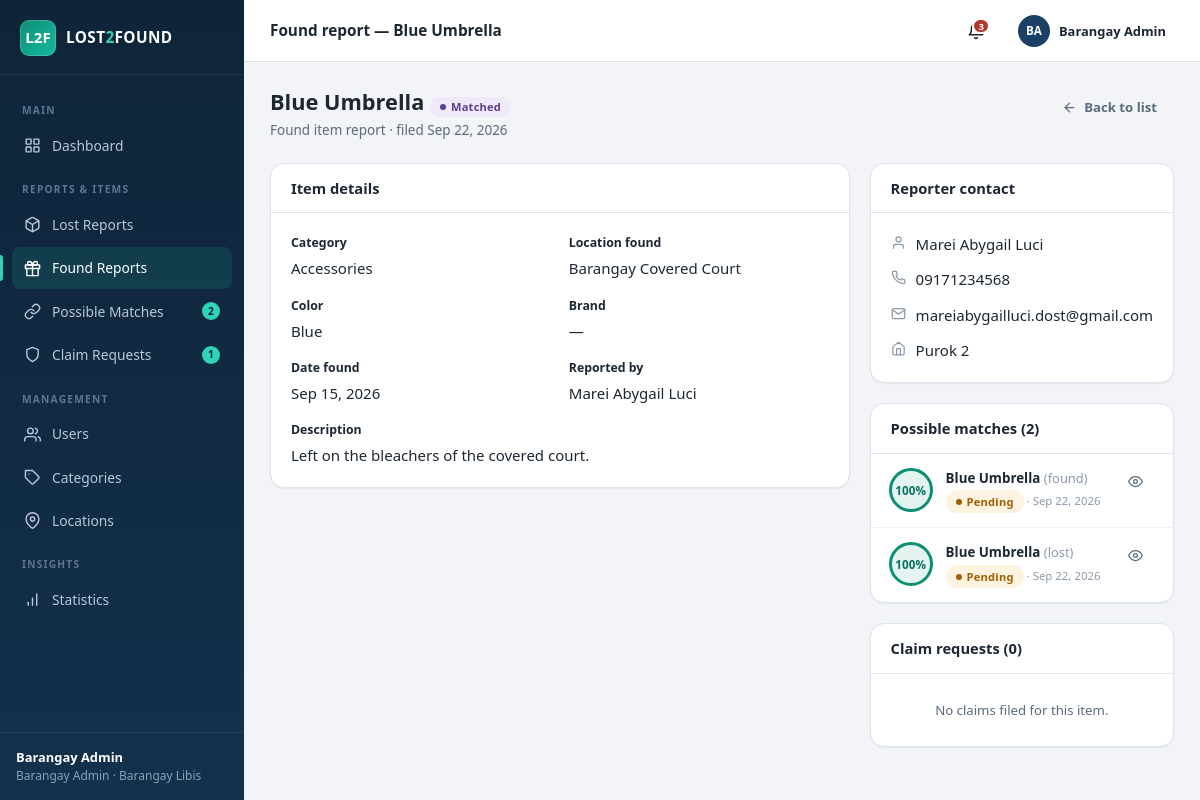
/admin/item_view.php?type=found&id=2 (signed in), run on the app's committed database.
### tables this page shows
CREATE TABLE IF NOT EXISTS found_items (
  id          INT AUTO_INCREMENT PRIMARY KEY,
  user_id     INT NOT NULL,
  category_id INT NOT NULL,
  location_id INT NOT NULL,
  item_name   VARCHAR(100) NOT NULL,
  description TEXT NOT NULL,
  color       VARCHAR(40)  NOT NULL,
  brand       VARCHAR(60)  DEFAULT NULL,
  date_found  DATE NOT NULL,
  photo       VARCHAR(255) DEFAULT NULL,
  status      ENUM('pending','approved','rejected','matched','returned','closed')
              DEFAULT 'pending',
  reporter_privacy ENUM('name','anonymous') DEFAULT 'name',
  created_at  TIMESTAMP DEFAULT CURRENT_TIMESTAMP,
  updated_at  TIMESTAMP DEFAULT CURRENT_TIMESTAMP ON UPDATE CURRENT_TIMESTAMP,
  FOREIGN KEY (user_id)     REFERENCES users(id)     ON DELETE CASCADE,
  FOREIGN KEY (category_id) REFERENCES categories(id),
  FOREIGN KEY (location_id) REFERENCES locations(id)
);

CREATE TABLE IF NOT EXISTS categories (
  id            INT AUTO_INCREMENT PRIMARY KEY,
  category_name VARCHAR(80) NOT NULL UNIQUE,
  created_at    TIMESTAMP DEFAULT CURRENT_TIMESTAMP
);

CREATE TABLE IF NOT EXISTS locations (
  id            INT AUTO_INCREMENT PRIMARY KEY,
  location_name VARCHAR(100) NOT NULL UNIQUE,
  created_at    TIMESTAMP DEFAULT CURRENT_TIMESTAMP
);

CREATE TABLE IF NOT EXISTS users (
  id             INT AUTO_INCREMENT PRIMARY KEY,
  full_name      VARCHAR(100) NOT NULL,
  email          VARCHAR(100) NOT NULL UNIQUE,
  password       VARCHAR(255) NOT NULL,
  contact_number VARCHAR(20)  NOT NULL,
  address        VARCHAR(150) NOT NULL,
  role           ENUM('resident','admin') DEFAULT 'resident',
  status         ENUM('pending','active','inactive','rejected') DEFAULT 'pending',
  residency_proof VARCHAR(255) DEFAULT NULL,      
  review_remarks   VARCHAR(255) DEFAULT NULL,     
  reviewed_by      INT DEFAULT NULL,              
  reviewed_at      DATETIME DEFAULT NULL,         
  show_name      TINYINT(1) DEFAULT 1,           
  anonymous_name VARCHAR(60) DEFAULT NULL UNIQUE,  
  created_at     TIMESTAMP DEFAULT CURRENT_TIMESTAMP,
  updated_at     TIMESTAMP DEFAULT CURRENT_TIMESTAMP ON UPDATE CURRENT_TIMESTAMP
);

### config/db.php (called while the page is built, shortened)
<?php
function get_db(): PDO {
    static $pdo = null;
    if ($pdo === null) {
        $dsn = 'mysql:host=' . DB_HOST . ';dbname=' . DB_NAME . ';charset=utf8mb4';
        try {
            $pdo = new PDO($dsn, DB_USER, DB_PASS, [
                PDO::ATTR_ERRMODE            => PDO::ERRMODE_EXCEPTION,
                PDO::ATTR_DEFAULT_FETCH_MODE => PDO::FETCH_ASSOC,
                PDO::ATTR_EMULATE_PREPARES   => false,
            ]);
        } catch (PDOException $e) {
            http_response_code(500);
            echo '<div style="font-family:Segoe UI,Arial,sans-serif;max-width:640px;margin:60px auto;padding:24px;border:1px solid #e5e9ef;border-radius:12px">'
               . '<h2 style="margin:0 0 8px;color:#b3261e">Database connection failed</h2>'
               . '<p style="color:#555">' . htmlspecialchars($e->getMessage()) . '</p>'
               . '<p style="color:#555">Make sure MySQL is running in XAMPP, then import the file '
               . '<strong>database/lost2found.sql</strong> via phpMyAdmin '
               . '(<a href="http://localhost/phpmyadmin"><strong>localhost/phpmyadmin</strong></a>).</p>'
               . '</div>';
            exit;
        }
    }
    return $pdo;
}

### admin/item_view.php (the view, shortened to what this page needs)
<?php
require_once __DIR__ . '/../config/config.php';
$db     = get_db();
$type   = ($_GET['type'] ?? 'lost') === 'found' ? 'found' : 'lost';
$id     = (int)($_GET['id'] ?? 0);
$table  = $type . '_items';
$back   = in_array($_GET['back'] ?? '', ['claims', 'matches'], true) ? $_GET['back'] : $table;
$dateCol = $type === 'lost' ? 'date_lost' : 'date_found';
$st = $db->prepare(
    "SELECT i.*, u.full_name AS owner, u.email AS owner_email, u.contact_number AS owner_contact,
            u.address AS owner_address, c.category_name, loc.location_name
     FROM {$table} i
     JOIN users u ON u.id = i.user_id
     JOIN categories c ON c.id = i.category_id
     JOIN locations loc ON loc.id = i.location_id
     WHERE i.id = ?"
);
$st->execute([$id]);
$item = $st->fetch();
$st = $db->prepare(
    "(SELECT m.*, f.item_name AS other_name, f.status AS other_status, 'found' AS other_type
        FROM matches m JOIN found_items f ON f.id = m.found_item_id
        WHERE m.lost_item_id = ?)
     UNION ALL
     (SELECT m.*, l.item_name AS other_name, l.status AS other_status, 'lost' AS other_type
        FROM matches m JOIN lost_items l ON l.id = m.lost_item_id
        WHERE m.found_item_id = ?)
     ORDER BY match_score DESC"
);
$st->execute([$id, $id]);
$matches = $st->fetchAll();
$claims = [];
if ($type === 'found') {
    $st = $db->prepare(
        'SELECT cr.*, u.full_name, u.contact_number
         FROM claim_requests cr JOIN users u ON u.id = cr.claimant_id
         WHERE cr.found_item_id = ? ORDER BY cr.created_at DESC'
    );
    $st->execute([$id]);
    $claims = $st->fetchAll();
}
$title  = ($type === 'lost' ? 'Lost report' : 'Found report') . ' — ' . $item['item_name'];
$active = in_array($back, ['claims', 'matches'], true) ? $back : $type;
require __DIR__ . '/../includes/header.php';
?>
<div class="page-head">
  <div>
    <h1><?= e($item['item_name']) ?> <?= status_badge($item['status']) ?></h1>
    <p><?= $type === 'lost' ? 'Lost item report' : 'Found item report' ?> ·
       filed <?= time_ago($item['created_at']) ?></p>
  </div>
  <a class="btn btn-ghost" href="<?= base_url('admin/' . $back . '.php') ?>"><?= icon('back', 'i i-sm') ?> Back to list</a>
</div>
<div class="grid-2-1">
  <div class="card">
    <div class="card-head"><h3>Item details</h3></div>
    <div class="card-body">
      <div class="form-grid">
        <div class="field"><label>Category</label><p><?= e($item['category_name']) ?></p></div>
        <div class="field"><label><?= $type === 'lost' ? 'Location lost' : 'Location found' ?></label><p><?= e($item['location_name']) ?></p></div>
        <div class="field"><label>Color</label><p><?= e($item['color']) ?></p></div>
        <div class="field"><label>Brand</label><p><?= e($item['brand'] ?: '—') ?></p></div>
        <div class="field"><label><?= $type === 'lost' ? 'Date lost' : 'Date found' ?></label><p><?= fmt_date($item[$dateCol]) ?></p></div>
        <div class="field"><label>Reported by</label><p><?= e($item['owner']) ?></p></div>
        <div class="field full"><label>Description</label><p><?= e($item['description']) ?></p></div>
      </div>
    </div>
  </div>
  <div style="display:flex;flex-direction:column;gap:20px">
    <div class="card">
      <div class="card-head"><h3>Reporter contact</h3></div>
      <div class="card-body">
        <div class="flex mb-2"><span style="color:var(--text-faint)"><?= icon('user', 'i i-sm') ?></span> <?= e($item['owner']) ?></div>
        <div class="flex mb-2"><span style="color:var(--text-faint)"><?= icon('phone', 'i i-sm') ?></span> <?= e($item['owner_contact']) ?></div>
        <div class="flex mb-2"><span style="color:var(--text-faint)"><?= icon('mail', 'i i-sm') ?></span> <?= e($item['owner_email']) ?></div>
        <div class="flex"><span style="color:var(--text-faint)"><?= icon('home', 'i i-sm') ?></span> <?= e($item['owner_address']) ?></div>
      </div>
    </div>
    <div class="card">
      <div class="card-head"><h3>Possible matches (<?= count($matches) ?>)</h3></div>
      <?php if (!$matches): ?>
        <div class="empty" style="padding:26px 16px"><p>No matches for this item yet.</p></div>
      <?php else: ?>
        <?php foreach ($matches as $m): ?>
          <div class="notif">
            <div class="score-ring" style="width:44px;height:44px;font-size:.78rem"><?= (int)$m['match_score'] ?>%</div>
            <div style="min-width:0">
              <p><strong><?= e($m['other_name']) ?></strong> <span class="faint">(<?= $m['other_type'] ?>)</span></p>
              <div class="when"><?= status_badge($m['status']) ?> · <?= time_ago($m['created_at']) ?></div>
            </div>
            <div style="margin-left:auto">
              <a class="btn btn-ghost btn-sm" href="<?= base_url('admin/item_view.php?type=' . $m['other_type'] . '&id=' . (int)($m['other_type'] === 'found' ? $m['found_item_id'] : $m['lost_item_id']) . '&back=' . e($back)) ?>">
                <?= icon('eye', 'i i-sm') ?>
              </a>
            </div>
          </div>
        <?php endforeach; ?>
      <?php endif; ?>
    </div>
    <?php if ($type === 'found'): ?>
      <div class="card">
        <div class="card-head"><h3>Claim requests (<?= count($claims) ?>)</h3></div>
        <?php if (!$claims): ?>
          <div class="empty" style="padding:26px 16px"><p>No claims filed for this item.</p></div>
        <?php else: foreach ($claims as $c): ?>
          <div class="notif">
            <div class="notif-ico bg-primary"><?= icon('shield', 'i i-sm') ?></div>
            <div style="min-width:0">
              <p><strong><?= e($c['full_name']) ?></strong> · <?= e($c['contact_number']) ?></p>
              <div class="when" style="white-space:normal"><?= e(mb_strimwidth($c['reason'], 0, 90, '…')) ?></div>
              <div class="when"><?= status_badge($c['status']) ?> · <?= time_ago($c['created_at']) ?></div>
            </div>
          </div>
        <?php endforeach; endif; ?>
      </div>
    <?php endif; ?>
  </div>
</div>
<?php require __DIR__ . '/../includes/footer.php'; ?>

### includes/header.php (shortened to what this page needs)
<?php
require_once __DIR__ . '/../config/config.php';
$u       = current_user();
$isAdmin = is_admin();
$uid     = (int)$u['id'];
$u['full_name'] = $u['full_name'] ?? 'User';
$db      = get_db();
if ($isAdmin) {
    $pendingMatches = (int)$db->query("SELECT COUNT(*) FROM matches WHERE status = 'pending'")->fetchColumn();
    $pendingClaims  = (int)$db->query("SELECT COUNT(*) FROM claim_requests WHERE status = 'pending'")->fetchColumn();
    $pendingUsers   = (int)$db->query("SELECT COUNT(*) FROM users WHERE status = 'pending'")->fetchColumn();
    $myMatches      = 0;
}
$navSections = $isAdmin ? [
    ['Main', [
        ['dashboard', 'admin/dashboard.php', 'dashboard', 'Dashboard', 0],
    ]],
    ['Reports & Items', [
        ['lost',    'admin/lost_items.php',  'box',    'Lost Reports',     0],
        ['found',   'admin/found_items.php', 'gift',   'Found Reports',    0],
        ['matches', 'admin/matches.php',     'link',   'Possible Matches', $pendingMatches],
        ['claims',  'admin/claims.php',      'shield', 'Claim Requests',   $pendingClaims],
    ]],
    ['Management', [
        ['users',      'admin/users.php',      'users', 'Users',      $pendingUsers],
        ['categories', 'admin/categories.php', 'tag',   'Categories', 0],
        ['locations',  'admin/locations.php',  'pin',   'Locations',  0],
    ]],
    ['Insights', [
        ['reports', 'admin/reports.php', 'chart', 'Statistics', 0],
    ]],
] : [
    ['Main', [
        ['dashboard', 'resident/dashboard.php', 'dashboard', 'Dashboard',    0],
        ['browse',    'resident/browse.php',    'search',    'Browse Items', 0],
    ]],
    ['My Reports', [
        ['lost',    'resident/lost_items.php',  'box',    'Lost Reports',     0],
        ['found',   'resident/found_items.php', 'gift',   'Found Reports',    0],
        ['matches', 'resident/matches.php',     'link',   'Possible Matches', $myMatches],
        ['claims',  'resident/claims.php',      'shield', 'My Claims',        0],
    ]],
    ['Account', [
        ['profile', 'resident/profile.php', 'user', 'My Profile', 0],
    ]],
];
$nstmt = $db->prepare('SELECT * FROM notifications WHERE user_id = ? ORDER BY created_at DESC LIMIT 3');
$nstmt->execute([$uid]);
$notifs = $nstmt->fetchAll();
$unread = unread_notifications();
?>
<!DOCTYPE html>
<html lang="en">
<head>
<link rel="stylesheet" href="<?= base_url('assets/css/style.css') ?>?v=<?= (int)filemtime(__DIR__ . '/../assets/css/style.css') ?>">
</head>
<body>
<div class="app">
  <aside class="sidebar">
    <div class="brand">
      <div class="brand-mark">L2F</div>
      <div class="brand-name">LOST<span>2</span>FOUND</div>
    </div>
    <nav class="nav">
      <?php foreach ($navSections as [$section, $navItems]): ?>
        <div class="nav-label"><?= e($section) ?></div>
        <?php foreach ($navItems as [$key, $href, $ico, $label, $count]): ?>
          <a href="<?= base_url($href) ?>" class="<?= ($active ?? '') === $key ? 'active' : '' ?>">
            <?= icon($ico) ?><span><?= e($label) ?></span>
            <?php if ($count > 0): ?>
              <span class="count"><?= $count > 99 ? '99+' : $count ?></span>
            <?php endif; ?>
          </a>
        <?php endforeach; ?>
      <?php endforeach; ?>
    </nav>
    <div class="sidebar-foot">
      <strong><?= e($u['full_name']) ?></strong>
      <?= $isAdmin ? 'Barangay Admin' : 'Resident' ?> · Barangay Libis
    </div>
  </aside>
  <div class="main">
    <header class="topbar">
      <h2><?= e($title ?? '') ?></h2>
      <details class="menu">
        <summary class="icon-btn<?= $unread > 0 ? ' has-unread' : '' ?>" aria-label="Notifications">
          <?php if ($unread > 0): ?><span class="dot"><?= $unread > 9 ? '9+' : $unread ?></span><?php endif; ?>
        </summary>
      </details>
      <details class="menu">
        <summary>
          <div class="avatar"><?= e(initials($u['full_name'])) ?></div>
          <span class="nowrap"><strong class="small"><?= e($u['full_name']) ?></strong></span>
        </summary>
      </details>
    </header>
    <main class="content">

### config/config.php (shortened to what this page needs)
<?php
require_once __DIR__ . '/db.php';
function base_url(string $path = ''): string {
    $script = str_replace('\\', '/', dirname($_SERVER['SCRIPT_NAME'] ?? '/'));
    $known  = ['admin', 'resident', 'auth', 'public', 'config'];
    foreach ($known as $seg) {
        $pos = strrpos($script, '/' . $seg);
        if ($pos !== false) {
            $script = substr($script, 0, $pos);
            break;
        }
    }
    return rtrim($script, '/') . '/' . ltrim($path, '/');
}
function e(?string $value): string {
    return htmlspecialchars((string)$value, ENT_QUOTES, 'UTF-8');
}
function current_user(): ?array {
    return $_SESSION['user'] ?? null;
}
function is_logged_in(): bool {
    return isset($_SESSION['user']);
}
function is_admin(): bool {
    return isset($_SESSION['user']['role']) && $_SESSION['user']['role'] === 'admin';
}
function initials(string $name): string {
    $parts = preg_split('/\s+/', trim($name)) ?: [];
    $ini = '';
    foreach (array_slice($parts, 0, 2) as $p) {
        if ($p !== '') $ini .= strtoupper($p[0]);
    }
    return $ini !== '' ? $ini : 'U';
}
function icon(string $name, string $class = 'i'): string {
    return '<svg class="' . e($class) . '" viewBox="0 0 24 24" aria-hidden="true">' . ($icons[$name] ?? '') . '</svg>';
}
function status_badge(?string $status): string {
    $status = strtolower((string)$status);
    $map = [
        'pending'   => 'badge badge-muted',
        'approved'  => 'badge badge-info',
        'rejected'  => 'badge badge-danger',
        'matched'   => 'badge badge-match',
        'claimed'   => 'badge badge-warn',
        'closed'    => 'badge badge-dark',
        'returned'  => 'badge badge-success',
        'active'    => 'badge badge-success',
        'inactive'  => 'badge badge-danger',
        'pending'   => 'badge badge-warn',
        'rejected'  => 'badge badge-danger',
        'confirmed' => 'badge badge-success',
        'dismissed' => 'badge badge-dark',
    ];
    $class = $map[$status] ?? 'badge badge-muted';
    return '<span class="' . $class . '">' . e(ucfirst($status)) . '</span>';
}
function time_ago(?string $datetime): string {
    $ts  = strtotime($datetime);
    $now = time();
    $diff = $now - $ts;
    return date('M j, Y', $ts);
}
function fmt_date(?string $date): string {
    return $date ? date('M j, Y', strtotime($date)) : '—';
}
function unread_notifications(): int {
    static $count = null;
    if ($count === null) {
        $stmt = get_db()->prepare(
            'SELECT COUNT(*) FROM notifications WHERE user_id = ? AND is_read = 0'
        );
        $stmt->execute([$_SESSION['user']['id']]);
        $count = (int)$stmt->fetchColumn();
    }
    return $count;
}

### data on the page
found_items: item_name "Found report — Blue Umbrella", item_name "Blue Umbrella", status "Matched", created_at "Sep 22, 2026", category.category_name "Accessories", location.location_name "Barangay Covered Court", color "Blue", brand "—", date_found "Sep 15, 2026", user.full_name "Marei Abygail Luci", description "Left on the bleachers of the covered court.", user.contact_number "09171234568", user.email "mareiabygailluci.dost@gmail.com", user.address "Purok 2"

### other printed values
$section "MAIN"
$label "Dashboard"
$section "REPORTS & ITEMS"
$label "Lost Reports"
$label "Found Reports"
$label "Possible Matches"
$count "2"
$label "Claim Requests"
$count "1"
$section "MANAGEMENT"
$label "Users"
$label "Categories"
$label "Locations"
$section "INSIGHTS"
$label "Statistics"
